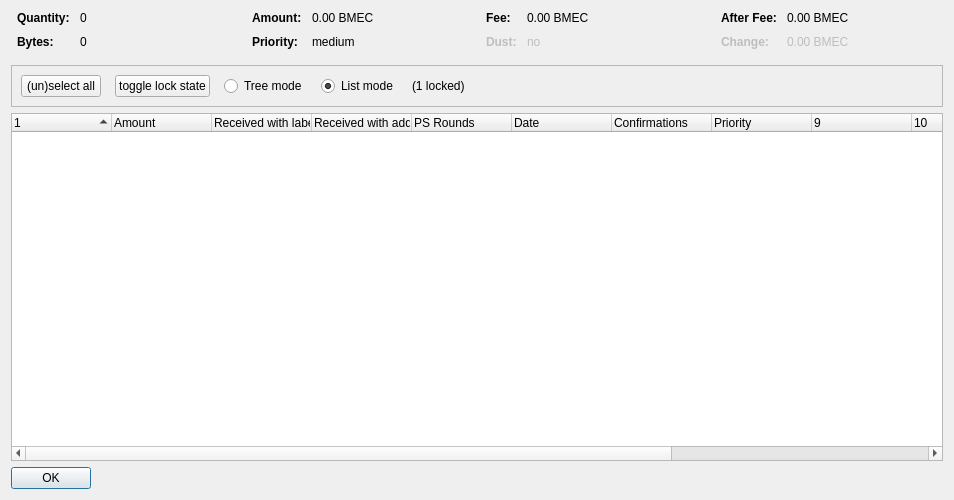
<?xml version="1.0" encoding="UTF-8"?>
<ui version="4.0">
 <class>CoinControlDialog</class>
 <widget class="QDialog" name="CoinControlDialog">
  <property name="geometry">
   <rect>
    <x>0</x>
    <y>0</y>
    <width>954</width>
    <height>500</height>
   </rect>
  </property>
  <property name="windowTitle">
   <string>Coin Selection</string>
  </property>
  <layout class="QVBoxLayout" name="verticalLayout">
   <item>
    <layout class="QHBoxLayout" name="horizontalLayoutTop" stretch="0,0,0,0">
     <property name="topMargin">
      <number>0</number>
     </property>
     <property name="bottomMargin">
      <number>10</number>
     </property>
     <item>
      <layout class="QFormLayout" name="formLayoutCoinControl1">
       <property name="horizontalSpacing">
        <number>10</number>
       </property>
       <property name="verticalSpacing">
        <number>10</number>
       </property>
       <property name="leftMargin">
        <number>6</number>
       </property>
       <property name="rightMargin">
        <number>6</number>
       </property>
       <item row="0" column="0">
        <widget class="QLabel" name="labelCoinControlQuantityText">
         <property name="font">
          <font>
           <weight>75</weight>
           <bold>true</bold>
          </font>
         </property>
         <property name="text">
          <string>Quantity:</string>
         </property>
        </widget>
       </item>
       <item row="0" column="1">
        <widget class="QLabel" name="labelCoinControlQuantity">
         <property name="cursor">
          <cursorShape>IBeamCursor</cursorShape>
         </property>
         <property name="contextMenuPolicy">
          <enum>Qt::ActionsContextMenu</enum>
         </property>
         <property name="text">
          <string notr="true">0</string>
         </property>
         <property name="textInteractionFlags">
          <set>Qt::LinksAccessibleByMouse|Qt::TextSelectableByKeyboard|Qt::TextSelectableByMouse</set>
         </property>
        </widget>
       </item>
       <item row="1" column="0">
        <widget class="QLabel" name="labelCoinControlBytesText">
         <property name="font">
          <font>
           <weight>75</weight>
           <bold>true</bold>
          </font>
         </property>
         <property name="text">
          <string>Bytes:</string>
         </property>
        </widget>
       </item>
       <item row="1" column="1">
        <widget class="QLabel" name="labelCoinControlBytes">
         <property name="cursor">
          <cursorShape>IBeamCursor</cursorShape>
         </property>
         <property name="contextMenuPolicy">
          <enum>Qt::ActionsContextMenu</enum>
         </property>
         <property name="text">
          <string notr="true">0</string>
         </property>
         <property name="textInteractionFlags">
          <set>Qt::LinksAccessibleByMouse|Qt::TextSelectableByKeyboard|Qt::TextSelectableByMouse</set>
         </property>
        </widget>
       </item>
      </layout>
     </item>
     <item>
      <layout class="QFormLayout" name="formLayoutCoinControl2">
       <property name="horizontalSpacing">
        <number>10</number>
       </property>
       <property name="verticalSpacing">
        <number>10</number>
       </property>
       <property name="leftMargin">
        <number>6</number>
       </property>
       <property name="rightMargin">
        <number>6</number>
       </property>
       <item row="0" column="0">
        <widget class="QLabel" name="labelCoinControlAmountText">
         <property name="font">
          <font>
           <weight>75</weight>
           <bold>true</bold>
          </font>
         </property>
         <property name="text">
          <string>Amount:</string>
         </property>
        </widget>
       </item>
       <item row="0" column="1">
        <widget class="QLabel" name="labelCoinControlAmount">
         <property name="cursor">
          <cursorShape>IBeamCursor</cursorShape>
         </property>
         <property name="contextMenuPolicy">
          <enum>Qt::ActionsContextMenu</enum>
         </property>
         <property name="text">
          <string notr="true">0.00 BMEC</string>
         </property>
         <property name="textInteractionFlags">
          <set>Qt::LinksAccessibleByMouse|Qt::TextSelectableByKeyboard|Qt::TextSelectableByMouse</set>
         </property>
        </widget>
       </item>
       <item row="1" column="0">
        <widget class="QLabel" name="labelCoinControlPriorityText">
         <property name="font">
          <font>
           <weight>75</weight>
           <bold>true</bold>
          </font>
         </property>
         <property name="text">
          <string>Priority:</string>
         </property>
        </widget>
       </item>
       <item row="1" column="1">
        <widget class="QLabel" name="labelCoinControlPriority">
         <property name="cursor">
          <cursorShape>IBeamCursor</cursorShape>
         </property>
         <property name="contextMenuPolicy">
          <enum>Qt::ActionsContextMenu</enum>
         </property>
         <property name="text">
          <string>medium</string>
         </property>
         <property name="textInteractionFlags">
          <set>Qt::LinksAccessibleByMouse|Qt::TextSelectableByKeyboard|Qt::TextSelectableByMouse</set>
         </property>
        </widget>
       </item>
      </layout>
     </item>
     <item>
      <layout class="QFormLayout" name="formLayoutCoinControl3">
       <property name="horizontalSpacing">
        <number>10</number>
       </property>
       <property name="verticalSpacing">
        <number>10</number>
       </property>
       <property name="leftMargin">
        <number>6</number>
       </property>
       <property name="rightMargin">
        <number>6</number>
       </property>
       <item row="0" column="0">
        <widget class="QLabel" name="labelCoinControlFeeText">
         <property name="font">
          <font>
           <weight>75</weight>
           <bold>true</bold>
          </font>
         </property>
         <property name="text">
          <string>Fee:</string>
         </property>
        </widget>
       </item>
       <item row="0" column="1">
        <widget class="QLabel" name="labelCoinControlFee">
         <property name="cursor">
          <cursorShape>IBeamCursor</cursorShape>
         </property>
         <property name="contextMenuPolicy">
          <enum>Qt::ActionsContextMenu</enum>
         </property>
         <property name="text">
          <string notr="true">0.00 BMEC</string>
         </property>
         <property name="textInteractionFlags">
          <set>Qt::LinksAccessibleByMouse|Qt::TextSelectableByKeyboard|Qt::TextSelectableByMouse</set>
         </property>
        </widget>
       </item>
       <item row="1" column="0">
        <widget class="QLabel" name="labelCoinControlLowOutputText">
         <property name="enabled">
          <bool>false</bool>
         </property>
         <property name="font">
          <font>
           <weight>75</weight>
           <bold>true</bold>
          </font>
         </property>
         <property name="text">
          <string>Dust:</string>
         </property>
        </widget>
       </item>
       <item row="1" column="1">
        <widget class="QLabel" name="labelCoinControlLowOutput">
         <property name="enabled">
          <bool>false</bool>
         </property>
         <property name="cursor">
          <cursorShape>IBeamCursor</cursorShape>
         </property>
         <property name="contextMenuPolicy">
          <enum>Qt::ActionsContextMenu</enum>
         </property>
         <property name="text">
          <string>no</string>
         </property>
         <property name="textInteractionFlags">
          <set>Qt::LinksAccessibleByMouse|Qt::TextSelectableByKeyboard|Qt::TextSelectableByMouse</set>
         </property>
        </widget>
       </item>
      </layout>
     </item>
     <item>
      <layout class="QFormLayout" name="formLayoutCoinControl4">
       <property name="horizontalSpacing">
        <number>10</number>
       </property>
       <property name="verticalSpacing">
        <number>10</number>
       </property>
       <property name="leftMargin">
        <number>6</number>
       </property>
       <property name="rightMargin">
        <number>6</number>
       </property>
       <item row="0" column="0">
        <widget class="QLabel" name="labelCoinControlAfterFeeText">
         <property name="font">
          <font>
           <weight>75</weight>
           <bold>true</bold>
          </font>
         </property>
         <property name="text">
          <string>After Fee:</string>
         </property>
        </widget>
       </item>
       <item row="0" column="1">
        <widget class="QLabel" name="labelCoinControlAfterFee">
         <property name="cursor">
          <cursorShape>IBeamCursor</cursorShape>
         </property>
         <property name="contextMenuPolicy">
          <enum>Qt::ActionsContextMenu</enum>
         </property>
         <property name="text">
          <string notr="true">0.00 BMEC</string>
         </property>
         <property name="textInteractionFlags">
          <set>Qt::LinksAccessibleByMouse|Qt::TextSelectableByKeyboard|Qt::TextSelectableByMouse</set>
         </property>
        </widget>
       </item>
       <item row="1" column="0">
        <widget class="QLabel" name="labelCoinControlChangeText">
         <property name="enabled">
          <bool>false</bool>
         </property>
         <property name="font">
          <font>
           <weight>75</weight>
           <bold>true</bold>
          </font>
         </property>
         <property name="text">
          <string>Change:</string>
         </property>
        </widget>
       </item>
       <item row="1" column="1">
        <widget class="QLabel" name="labelCoinControlChange">
         <property name="enabled">
          <bool>false</bool>
         </property>
         <property name="cursor">
          <cursorShape>IBeamCursor</cursorShape>
         </property>
         <property name="contextMenuPolicy">
          <enum>Qt::ActionsContextMenu</enum>
         </property>
         <property name="text">
          <string notr="true">0.00 BMEC</string>
         </property>
         <property name="textInteractionFlags">
          <set>Qt::LinksAccessibleByMouse|Qt::TextSelectableByKeyboard|Qt::TextSelectableByMouse</set>
         </property>
        </widget>
       </item>
      </layout>
     </item>
    </layout>
   </item>
   <item>
    <widget class="QFrame" name="frame">
     <property name="minimumSize">
      <size>
       <width>0</width>
       <height>40</height>
      </size>
     </property>
     <property name="frameShape">
      <enum>QFrame::StyledPanel</enum>
     </property>
     <property name="frameShadow">
      <enum>QFrame::Sunken</enum>
     </property>
     <layout class="QHBoxLayout" name="horizontalLayout">
      <item>
       <layout class="QHBoxLayout" name="horizontalLayoutPanel" stretch="0,0,0,0,0,0">
        <property name="spacing">
         <number>14</number>
        </property>
        <item>
         <widget class="QPushButton" name="pushButtonSelectAll">
          <property name="sizePolicy">
           <sizepolicy hsizetype="Maximum" vsizetype="Fixed">
            <horstretch>0</horstretch>
            <verstretch>0</verstretch>
           </sizepolicy>
          </property>
          <property name="text">
           <string>(un)select all</string>
          </property>
          <property name="autoDefault">
           <bool>false</bool>
          </property>
         </widget>
        </item>
        <item>
         <widget class="QPushButton" name="pushButtonToggleLock">
          <property name="sizePolicy">
           <sizepolicy hsizetype="Maximum" vsizetype="Fixed">
            <horstretch>0</horstretch>
            <verstretch>0</verstretch>
           </sizepolicy>
          </property>
          <property name="text">
           <string>toggle lock state</string>
          </property>
          <property name="autoDefault">
           <bool>false</bool>
          </property>
         </widget>
        </item>
        <item>
         <widget class="QRadioButton" name="radioTreeMode">
          <property name="sizePolicy">
           <sizepolicy hsizetype="Maximum" vsizetype="Fixed">
            <horstretch>0</horstretch>
            <verstretch>0</verstretch>
           </sizepolicy>
          </property>
          <property name="text">
           <string>Tree mode</string>
          </property>
         </widget>
        </item>
        <item>
         <widget class="QRadioButton" name="radioListMode">
          <property name="sizePolicy">
           <sizepolicy hsizetype="Maximum" vsizetype="Fixed">
            <horstretch>0</horstretch>
            <verstretch>0</verstretch>
           </sizepolicy>
          </property>
          <property name="text">
           <string>List mode</string>
          </property>
          <property name="checked">
           <bool>true</bool>
          </property>
         </widget>
        </item>
        <item>
         <widget class="QLabel" name="labelLocked">
          <property name="text">
           <string>(1 locked)</string>
          </property>
         </widget>
        </item>
        <item>
         <spacer name="horizontalSpacer">
          <property name="orientation">
           <enum>Qt::Horizontal</enum>
          </property>
          <property name="sizeHint" stdset="0">
           <size>
            <width>40</width>
            <height>20</height>
           </size>
          </property>
         </spacer>
        </item>
       </layout>
      </item>
     </layout>
    </widget>
   </item>
   <item>
    <widget class="CoinControlTreeWidget" name="treeWidget">
     <property name="contextMenuPolicy">
      <enum>Qt::CustomContextMenu</enum>
     </property>
     <property name="sortingEnabled">
      <bool>false</bool>
     </property>
     <property name="columnCount">
      <number>13</number>
     </property>
     <attribute name="headerShowSortIndicator" stdset="0">
      <bool>true</bool>
     </attribute>
     <attribute name="headerStretchLastSection">
      <bool>false</bool>
     </attribute>
     <column>
      <property name="text">
       <string/>
      </property>
     </column>
     <column>
      <property name="text">
       <string>Amount</string>
      </property>
     </column>
     <column>
      <property name="text">
       <string>Received with label</string>
      </property>
     </column>
     <column>
      <property name="text">
       <string>Received with address</string>
      </property>
     </column>
     <column>
      <property name="text">
       <string>PS Rounds</string>
      </property>
     </column>
     <column>
      <property name="text">
       <string>Date</string>
      </property>
     </column>
     <column>
      <property name="text">
       <string>Confirmations</string>
      </property>
      <property name="toolTip">
       <string>Confirmed</string>
      </property>
     </column>
     <column>
      <property name="text">
       <string>Priority</string>
      </property>
     </column>
     <column>
      <property name="text">
       <string/>
      </property>
     </column>
     <column>
      <property name="text">
       <string/>
      </property>
     </column>
     <column>
      <property name="text">
       <string/>
      </property>
     </column>
     <column>
      <property name="text">
       <string/>
      </property>
     </column>
     <column>
      <property name="text">
       <string/>
      </property>
     </column>
    </widget>
   </item>
   <item>
    <widget class="QDialogButtonBox" name="buttonBox">
     <property name="sizePolicy">
      <sizepolicy hsizetype="Maximum" vsizetype="Fixed">
       <horstretch>0</horstretch>
       <verstretch>0</verstretch>
      </sizepolicy>
     </property>
     <property name="orientation">
      <enum>Qt::Horizontal</enum>
     </property>
     <property name="standardButtons">
      <set>QDialogButtonBox::Ok</set>
     </property>
    </widget>
   </item>
  </layout>
 </widget>
 <customwidgets>
  <customwidget>
   <class>CoinControlTreeWidget</class>
   <extends>QTreeWidget</extends>
   <header>coincontroltreewidget.h</header>
  </customwidget>
 </customwidgets>
 <resources/>
 <connections/>
</ui>
